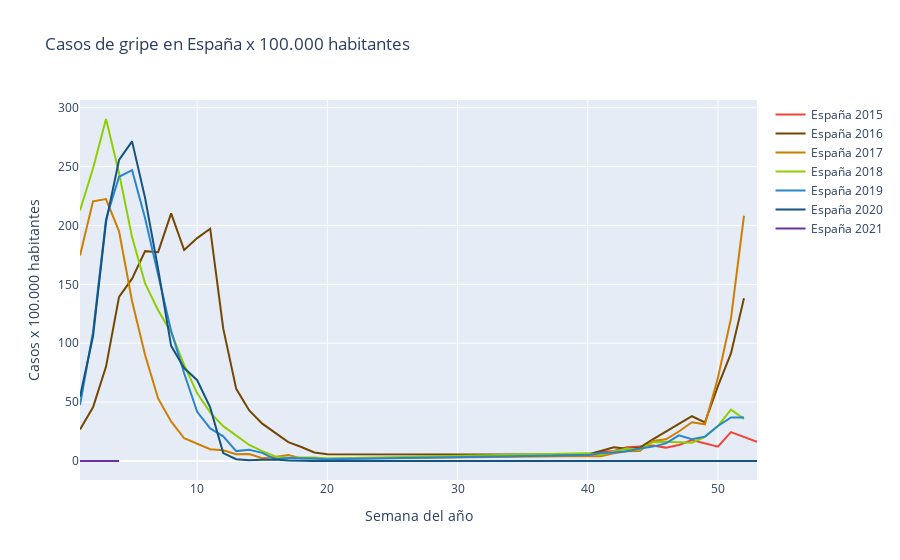

The notebook cell this image was saved under:
### Markdown cell above
##### España

### Code cell
total_15 = go.Scatter(x= total_2015['Semana'] , y= total_2015['Tasa gripe x 100.000 habitantes total'] , name = 'España 2015' , mode= 'lines' , marker= dict(color= '#f44336'))
total_16 = go.Scatter(x= total_2016['Semana'] , y= total_2016['Tasa gripe x 100.000 habitantes total'] , name = 'España 2016' , mode= 'lines' , marker= dict(color= '#744700'))
total_17 = go.Scatter(x= total_2017['Semana'] , y= total_2017['Tasa gripe x 100.000 habitantes total'] , name = 'España 2017' , mode= 'lines' , marker= dict(color= '#ce7e00'))
total_18 = go.Scatter(x= total_2018['Semana'] , y= total_2018['Tasa gripe x 100.000 habitantes total'] , name = 'España 2018' , mode= 'lines' , marker= dict(color= '#8fce00'))
total_19 = go.Scatter(x= total_2019['Semana'] , y= total_2019['Tasa gripe x 100.000 habitantes total'] , name = 'España 2019' , mode= 'lines' , marker= dict(color= '#2986cc'))
total_20 = go.Scatter(x= total_2020['Semana'] , y= total_2020['Tasa gripe x 100.000 habitantes total'] , name = 'España 2020' , mode= 'lines' , marker= dict(color= '#16537e'))
total_21 = go.Scatter(x= total_2021['Semana'] , y= total_2021['Tasa gripe x 100.000 habitantes total'] , name = 'España 2021' , mode= 'lines' , marker= dict(color= '#6a329f'))

data = [total_15 , total_16 , total_17 , total_18 , total_19 , total_20 , total_21]

layout = dict(title= 'Casos de gripe en España x 100.000 habitantes' , xaxis=dict(title= 'Semana del año') , yaxis= dict(title= 'Casos x 100.000 habitantes'))

total_gripe = go.Figure(data= data , layout= layout)

iplot(total_gripe)

### Figure 1 — Plotly figure (JSON) as saved in the notebook; plotly's stock layout.template omitted (floating-point values rounded to 4 significant figures)
{"data": [{"marker": {"color": "#f44336"}, "mode": "lines", "name": "España 2015", "type": "scatter", "x": [40, 41, 42, 43, 44, 45, 46, 47, 48, 49, 50, 51, 52, 53], "y": [5.1, 7.56, 8.45, 11.69, 12.4, 13.1, 11.37, 13.64, 17.87, 15.14, 12.2, 24.55, 20.33, 16.32]}, {"marker": {"color": "#744700"}, "mode": "lines", "name": "España 2016", "type": "scatter", "x": [1, 2, 3, 4, 5, 6, 7, 8, 9, 10, 11, 12, 13, 14, 15, 16, 17, 18, 19, 20, 40, 41, 42, 43, 44, 45, 46, 47, 48, 49, 50, 51, 52], "y": [26.82, 45.54, 80.19, 139.3, 154.8, 178.2, 177.3, 210.3, 179.1, 189.3, 197.3, 112.6, 61.25, 42.96, 31.68, 23.95, 16.05, 11.89, 7.22, 5.76, 5.57, 8.54, 11.68, 10.34, 11.29, 18.36, 24.84, 31.76, 38.01, 32.75, 63.62, 91.31, 138.2]}, {"marker": {"color": "#ce7e00"}, "mode": "lines", "name": "España 2017", "type": "scatter", "x": [1, 2, 3, 4, 5, 6, 7, 8, 9, 10, 11, 12, 13, 14, 15, 16, 17, 18, 19, 20, 40, 41, 42, 43, 44, 45, 46, 47, 48, 49, 50, 51, 52], "y": [174.5, 220.5, 222.4, 195.0, 135.6, 89.99, 53.14, 33.63, 19.31, 14.35, 10.06, 9.04, 5.79, 5.92, 2.34, 3.43, 5.13, 2.25, 2.18, 1.81, 4.32, 4.13, 6.58, 8.26, 8.46, 17.03, 18.47, 25.03, 32.87, 31.11, 70.74, 121.0, 208.2]}, {"marker": {"color": "#8fce00"}, "mode": "lines", "name": "España 2018", "type": "scatter", "x": [1, 2, 3, 4, 5, 6, 7, 8, 9, 10, 11, 12, 14, 15, 16, 17, 18, 19, 20, 40, 41, 42, 43, 44, 45, 46, 47, 48, 49, 50, 51, 52], "y": [212.8, 248.4, 290.4, 244.3, 190.1, 150.7, 128.1, 109.1, 81.55, 57.48, 41.34, 29.57, 13.6, 8.4, 3.93, 2.78, 3.04, 2.93, 2.12, 6.5, 5.29, 7.86, 10.53, 9.75, 15.95, 16.43, 16.12, 15.49, 20.43, 29.78, 43.56, 35.82]}, {"marker": {"color": "#2986cc"}, "mode": "lines", "name": "España 2019", "type": "scatter", "x": [1, 2, 3, 4, 5, 6, 7, 8, 9, 10, 11, 12, 13, 14, 15, 16, 17, 18, 19, 20, 40, 41, 42, 43, 44, 45, 46, 47, 48, 49, 50, 51, 52], "y": [47.58, 109.3, 205.3, 241.3, 246.9, 206.2, 158.1, 110.5, 74.5, 41.7, 27.7, 21, 8.4, 9.6, 6.9, 1.5, 2.5, 2.6, 2.2, 1.4, 5.1, 6.8, 7.2, 8.3, 10.6, 12.2, 14.96, 21.8, 18.5, 20.7, 29.7, 37, 37]}, {"marker": {"color": "#16537e"}, "mode": "lines", "name": "España 2020", "type": "scatter", "x": [1, 2, 3, 4, 5, 6, 7, 8, 9, 10, 11, 12, 13, 14, 15, 16, 17, 18, 19, 20, 45, 46, 47, 48, 49, 50, 51, 52, 53], "y": [54.6, 105.9, 203.1, 255.6, 271.4, 223.3, 163.1, 97.8, 78.9, 68.6, 45.5, 6.7, 1.5, 0.7, 1.1, 1.3, 0.35, 0.45, 0, 0, 0, 0, 0, 0, 0, 0, 0, 0, 0]}, {"marker": {"color": "#6a329f"}, "mode": "lines", "name": "España 2021", "type": "scatter", "x": [1, 2, 3, 4], "y": [0, 0, 0, 0]}], "layout": {"title": {"text": "Casos de gripe en España x 100.000 habitantes"}, "xaxis": {"title": {"text": "Semana del año"}}, "yaxis": {"title": {"text": "Casos x 100.000 habitantes"}}}}
